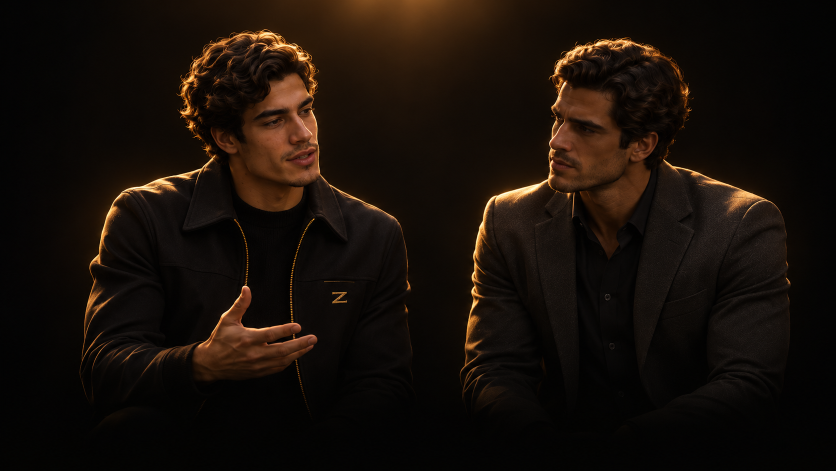
#> input picture assets/characters/conversation.png, 1672 x 941 px, given in place of Fiche de r#U00e9f#U00e9rence du personnage Zeno.png, which was not available (shown at 1/2 size)
$ python prepare_assets.py
#> lines starting #> are read from the running program, lines starting #| are printed output that depends on the picture
from PIL import Image, ImageFilter, ImageChops
d='dossier/Dossier IMG_Personnage_Logo/'; A='zeno/assets/'
def crop(src,box,out,up=2,mirror=False):
#> called with box = (1050, 64, 1440, 463), out = 'zeno_haut.webp', up = 2, mirror = False
    im=Image.open(d+src).convert('RGB').crop(box)
    im=im.resize((im.width*up,im.height*up),Image.LANCZOS).filter(ImageFilter.UnsharpMask(2,60,3))
#> im: PIL image 780x798 RGB
    if mirror: im=im.transpose(Image.FLIP_LEFT_RIGHT)
    im.save(A+'characters/'+out,quality=88,method=6)
Z='Fiche de r#U00e9f#U00e9rence du personnage Zeno.png'; M='Personnage Manarii.png'
C='Planche de r#U00e9f#U00e9rence ZENO #U2014 Dirigeant moderne.png'
crop(Z,(1050,64,1440,463),'zeno_haut.webp'); crop(Z,(314,91,502,480),'zeno_3q.webp'); crop(Z,(314,91,502,480),'zeno_3q_mir.webp',mirror=True)
#> call 3 of crop, with box = (314, 91, 502, 480), out = 'zeno_3q_mir.webp', up = 2, mirror = True
#> in crop (call 3), `if mirror: im=im.transpose(Image.FLIP_LEFT_RIGHT)`:
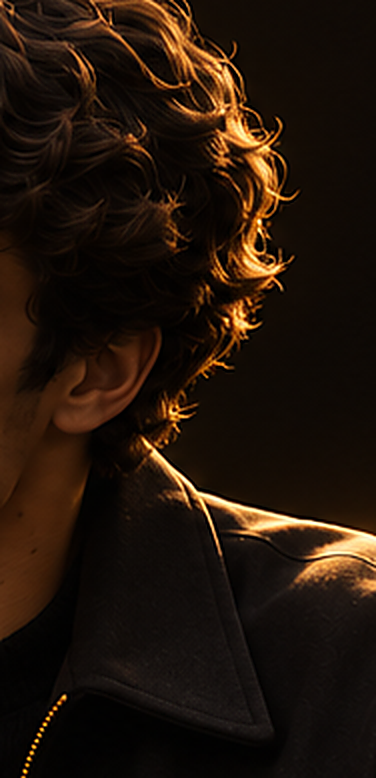
#> im: PIL image 376x778 RGB; mean R, G, B 34.5, 20.8, 10.6
crop(M,(1042,64,1438,463),'manarii_haut.webp')
#> call 4 of crop, with src = 'Personnage Manarii.png', box = (1042, 64, 1438, 463), out = 'manarii_haut.webp', up = 2, mirror = False
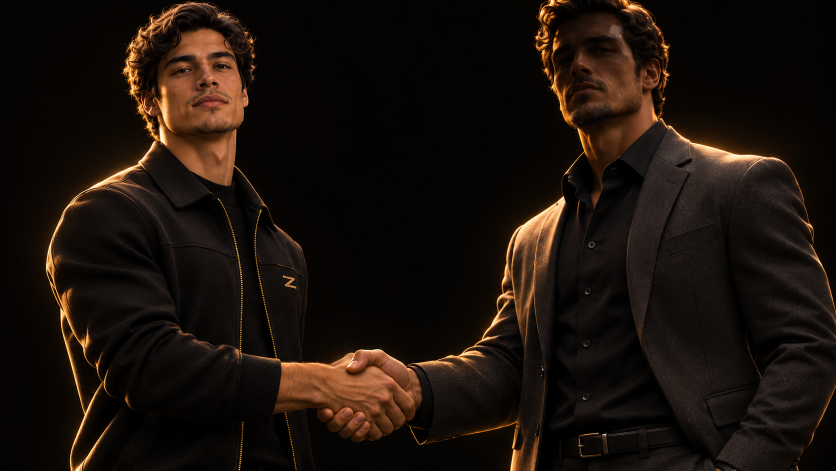
#> input picture assets/characters/handshake.png, 1672 x 941 px, given in place of Personnage Manarii.png, which was not available (shown at 1/2 size)
#> in crop (call 4), `im=Image.open(d+src).convert('RGB').crop(box)`:
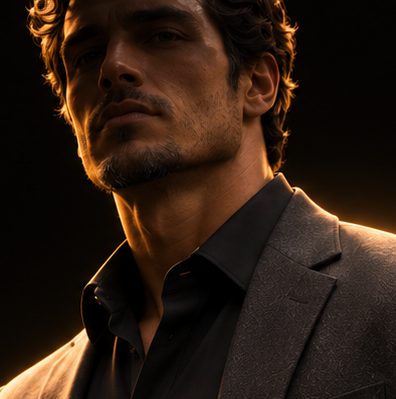
#> im: PIL image 396x399 RGB; mean R, G, B 43.9, 28.3, 17.9
crop(C,(63,86,316,482),'client_face.webp'); crop(C,(385,92,591,482),'client_3q.webp'); crop(C,(385,92,591,482),'client_3q_mir.webp',mirror=True)
#> in crop (call 5), `im=Image.open(d+src).convert('RGB').crop(box)`:
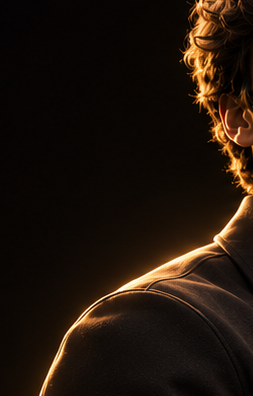
#> im: PIL image 253x396 RGB; mean R, G, B 31.5, 20.1, 11.4
#> in crop (call 5), `im=im.resize((im.width*up,im.height*up),Image.LANCZOS).filter(ImageFil..`:
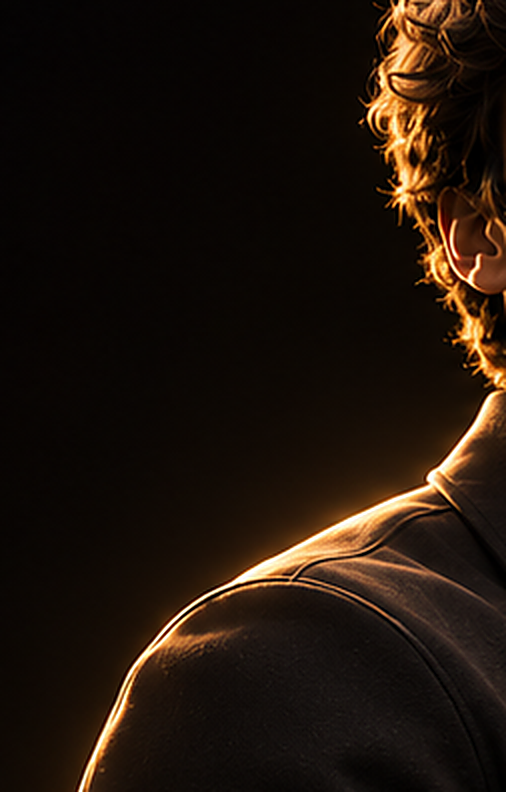
#> im: PIL image 506x792 RGB; mean R, G, B 31.4, 20.1, 11.5
#> in crop (call 6), `im=Image.open(d+src).convert('RGB').crop(box)`:
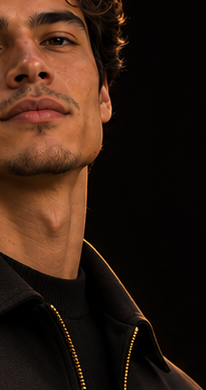
#> im: PIL image 206x390 RGB; mean R, G, B 51.1, 30.4, 19.3
#> in crop (call 7), `if mirror: im=im.transpose(Image.FLIP_LEFT_RIGHT)`:
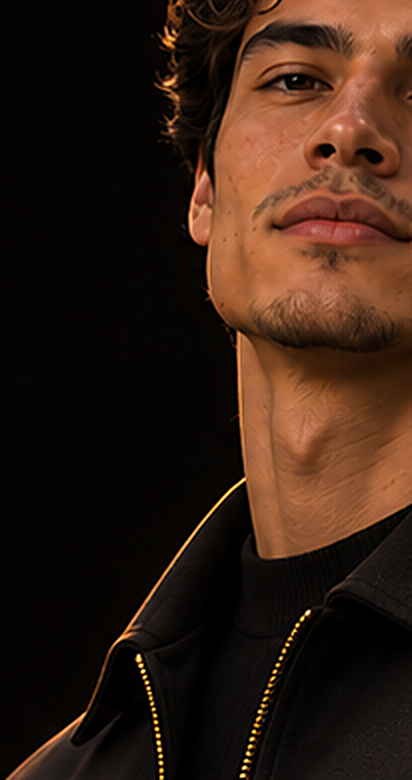
#> im: PIL image 412x780 RGB; mean R, G, B 51.2, 30.5, 19.4
L=A+'logos/'
def lg(src,out,maxw=700):
#> (the run stopped early here; a loop or call above may not have finished)
